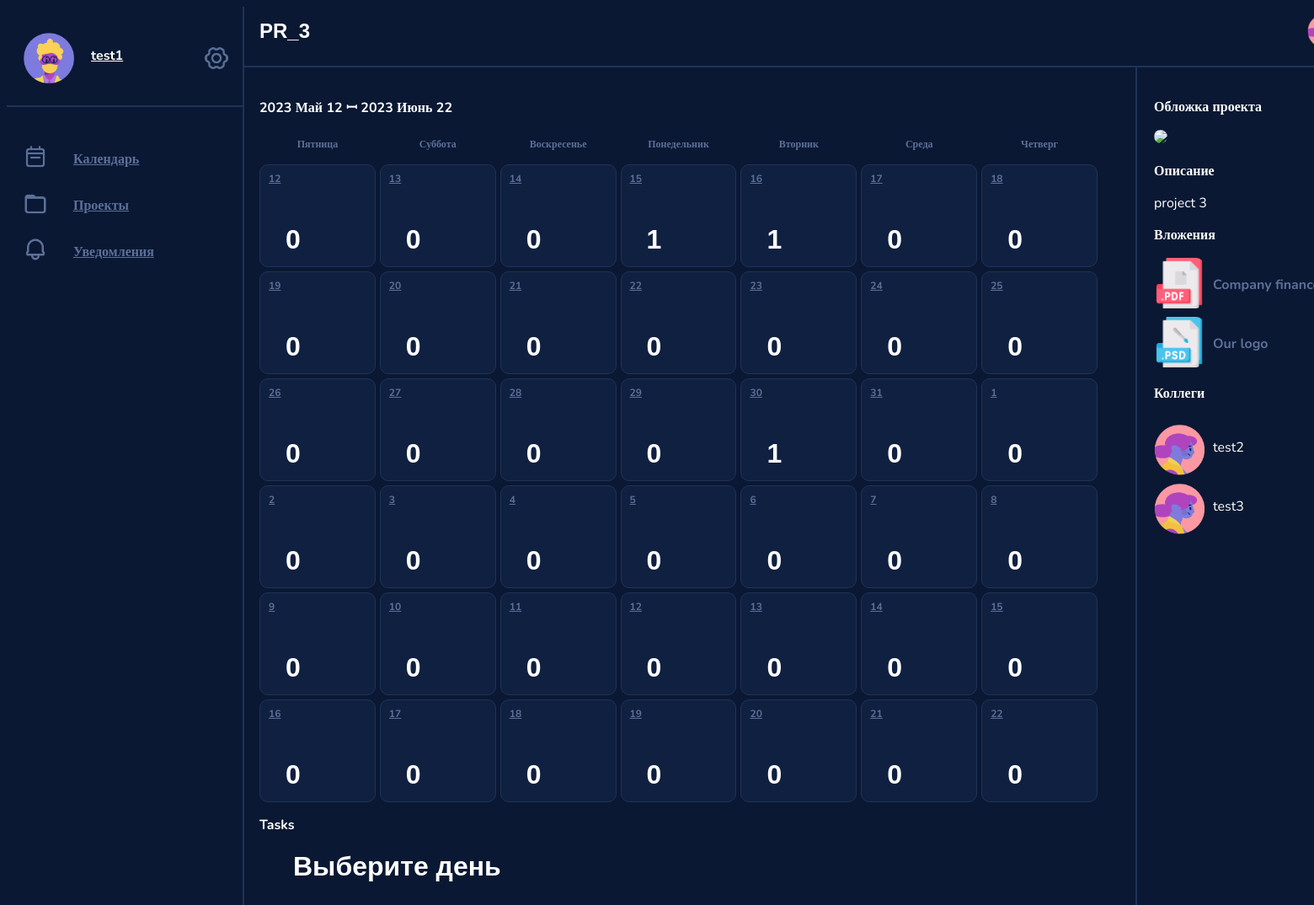
/project_view/3 (signed in), run on the app's committed database.
### data/users.py (models this page shows, shortened)
class User(SqlAlchemyBase, UserMixin, SerializerMixin):
    __tablename__ = 'users'
    id = sqlalchemy.Column(sqlalchemy.Integer, primary_key=True, autoincrement=True)
    login = sqlalchemy.Column(sqlalchemy.String, nullable=True)
    password = sqlalchemy.Column(sqlalchemy.String, nullable=True)
    email = sqlalchemy.Column(sqlalchemy.String, index=True, unique=True, nullable=True)
    phone = sqlalchemy.Column(sqlalchemy.String, index=True, unique=True, nullable=True)
    name = sqlalchemy.Column(sqlalchemy.String, nullable=True)
    birth_date = sqlalchemy.Column(sqlalchemy.DateTime, nullable=True)
    bio = sqlalchemy.Column(sqlalchemy.String, nullable=True)
    projects = sqlalchemy.Column(sqlalchemy.String, nullable=True, default=None)
    tasks = sqlalchemy.Column(sqlalchemy.String, nullable=True, default=None)
    picture = sqlalchemy.Column(sqlalchemy.Integer, nullable=True)

### data/projects.py (models this page shows)
class Project(SqlAlchemyBase, SerializerMixin):
    __tablename__ = 'Project'
    id = sqlalchemy.Column(sqlalchemy.Integer, primary_key=True, autoincrement=True)
    img = sqlalchemy.Column(sqlalchemy.Integer, default=1) #от 1 до 11
    title = sqlalchemy.Column(sqlalchemy.String, default='New Project')
    description = sqlalchemy.Column(sqlalchemy.String, default='')
    tasks = sqlalchemy.Column(sqlalchemy.String, default='') # ID через запятую ( 1, 4, 5 и тд)
    users = sqlalchemy.Column(sqlalchemy.String, nullable=True) # ID юзеров в проекте ( также через запятую )

### services/project_view.py (the view, shortened to what this page needs)
@blueprint.route('/project_view/<int:project_id>', methods=['GET', 'POST'])
def project_view(project_id):
    user_id = flask_login.current_user.id
    db_sess = session.create_session()
    project = db_sess.query(Project).get(project_id)
    user = db_sess.query(User).get(user_id)
    u = project.users.split(', ')
    if str(user_id) not in u:
        return redirect('/profile')
    task_list = {}
    collab_list = []
    tasks, dates = taking_tasks(user_id)
    today = datetime.datetime.now()
    weekday = today.weekday()
    delta_time1 = datetime.timedelta(days=42)
    days = {0: "Понедельник", 1: "Вторник", 2: "Среда", 3: "Четверг", 4: "Пятница", 5: "Суббота", 6: "Воскресенье"}
    months = ["Январь", "Февраль", "Март", "Апрель", "Май", "Июнь", "Июль", "Август", "Сентябрь", "Октябрь", "Ноябрь",
              "Декабрь"]
    print(project.tasks)
    if project.tasks:
        for i in project.tasks.split(', '):
            task = db_sess.query(Tasks).get(int(i))
            end = str(task.end_date).split()[0]
            end_date = datetime.date(int(end.split('-')[0]), int(end.split('-')[1]), int(end.split('-')[2]))
            for date_id in range(42):
                if today.date() <= end_date < today.date() + delta_time1 and date_id in task_list:
                    print(task.status)
                    task_list[(end_date - today.date()).days].append(
                        {'description': task.description, 'status': task.status, 'id': f"{task.id}"})
                elif today.date() <= end_date < today.date() + delta_time1:
                    task_list[(end_date - today.date()).days] = [
                        {'description': task.description, 'status': task.status, 'id': f"{task.id}"}]
    for i in project.users.split(', '):
        collaborator = db_sess.query(User).get(int(i))
        if int(i) != user_id:
            collab_list.append({'name': collaborator.name, 'img': list_of_avatars[collaborator.picture - 1]})
    print(task_list)
    return render_template('project_view.html', user_id=user_id, project_id=project_id, list_of_avatars=list_of_avatars,
                           avatar=user.picture, name=user.name, tasks=task_list, description=project.description,
                           title=project.title, img=list_of_img[project.img - 1], collaborators=collab_list, days=days,
                           dates=dates, months=months, len=len, curday=0, curmonth=0, weekday=weekday,
                           year_now=today.year, id=user.id)

### data/db_session.py (called while the page is built, shortened)
def global_init(db_file):
    global __factory
    if __factory:
        return

def create_session() -> Session:
    global __factory
    return __factory()

### funcs.py (called while the page is built)
@login_manager.user_loader
def load_user(user_id):
    return db_session.query(User).get(user_id)

### services/agenda.py (called while the page is built)
def taking_dates():
    today = datetime.date.today()
    spis1 = []
    spis2 = []
    spis1.append(today)
    spis2.append((today.month, today.day))
    for i in range(1, 42):
        date = datetime.date.today() + datetime.timedelta(days=i)
        spis1.append(date)
        spis2.append((date.month, date.day, date.year))
    return (spis1,
            spis2)  # spis1 - это даты для проверки задач ; spis2 возвращает список

def taking_tasks(user_id):
    session.global_init("db/blogs.db")
    db_sess = session.create_session()
    response = []
    for i in taking_dates()[0]:
        tasks = db_sess.query(Tasks).filter(Tasks.end_date == i, Tasks.users.like(f"%{str(user_id)},%")).all()
        response.append([i.description for i in tasks])
    return (response,
            taking_dates()[1])  # задачи и дни

### templates/project_view.html (shortened to what this page needs)
<!DOCTYPE html>
<html lang="en">
<head>
</head>
<body>
{% extends "base.html" %}
{% block content %}
<div class="viewport">
    <div class="project_view_header">
        <h2>{{title}}</h2>
        <div class="collaborators">
            {% for collaborator in collaborators %}
            <div class="collaborator">
                <img src={{collaborator['img']}}>
            </div>
            {% endfor %}
        </div>
    </div>
    <div class="columns">
        <div class="project_view_content">
            <h3>{{year_now}} {{months[dates[0][0] - 1]}} {{dates[0][1]}} ꟷ {{dates[-1][2]}} {{months[dates[-1][0] - 1]}}
                {{dates[-1][1]}}</h3>
            <div class="large_calendar">
                <div class="week_header">
                    {% for i in range(weekday, weekday + 7) %}
                    <div class="day">
                        <h4>{{days[i%7]}}</h4>
                    </div>
                    {% endfor %}
                </div>
                {% for i in range(6) %}
                <div class="week">
                    {% for j in range(7) %}
                    <div class="day">
                        <h4><a href="/project_view/{{project_id}}/{{7 * i + j}}">{{dates[7 * i + j][1]}}</a>
                        </h4>
                        <p>
                        <h1>{{len(tasks[i * 7 + j])}}</h1>
                    </div>
                    {% endfor %}
                </div>
                {% endfor %}
            </div>
            <h3>Tasks</h3>
            <div class="todo_list">
                {% if curday == 0 %}
                <h1>Выберите день</h1>
                {% endif %}
            </div>
        </div>
        <div class="project_info">
            <div class="project_description">
                <h3>Обложка проекта</h3>
                <img src={{img}}>
                <h3>Описание</h3>
                <p>{{description}}</p>
                <h3>Вложения</h3>
                <div class="project_attachments">
                    <div class="project_attachment">
                        <img src="/static/file_types/pdf.png">
                        <h4>Company finances</h4>
                    </div>
                    <div class="project_attachment">
                        <img src="/static/file_types/psd.png">
                        <h4>Our logo</h4>
                    </div>
                </div>
                <h3>Коллеги</h3>
                <div class="list_of_collaborators">
                    {% for collaborator in collaborators %}
                    <div class="linar_collaborator">
                        <img src={{collaborator['img']}}>
                        <p>{{collaborator['name']}}</p>
                    </div>
                    {% endfor %}
                </div>
            </div>
        </div>
    </div>
</div>
{% endblock %}

### templates/base.html (shortened to what this page needs)
<!DOCTYPE html>
<html>
<head>
    <link href="/static/style.css" rel="stylesheet" type="text/css" />
</head>
<body class="base_aside">
    <aside>
        <div class="account_menu">
            <div class="profile_pic">
                <img src="{{list_of_avatars[avatar]}}">
            </div>
            <div class="greeting">
                <h3><a href="/profile/{{id}}">{{name}}</a></h3>
            </div>
            <div class="icon">
                <img src="/static/icons/settings.png">
            </div>
        </div>
        <div class="page_menu">
            <div class="page_element">
                <div class="icon">
                    <img src="/static/icons/calendar.png">
                </div>
                <h4><a href="/agenda">Календарь</a></h4>
            </div>
            <div class="page_element">
                <div class="icon">
                    <img src="/static/icons/folder.png">
                </div>
                <h4><a href="/projects">Проекты</a></h4>
            </div>
            <div class="page_element">
                <div class="icon">
                    <img src="/static/icons/notifications.png">
                </div>
                <h4><a href="/notifications">Уведомления</a></h4>
            </div>
        </div>
    </aside>
{% block content %}{% endblock %}
</body>
</html>

### static/style.css (style rules this page uses)
html, body { height: 100%; width: 100%; background-color: #0A1833; font-family: Nunito, Arial; display: flex; }
h1 { font-family: Arial; color: #FFF; }
h2 { font-family: Arial; color: #FFF; font-size: 24px; }
h4 { font-family: Nunito; font-size: 16px; color: #5C7099; }
h4 a { color: #5C7099; }
h3 { font-family: Nunito; font-size: 16px; color: #FFF; }
p { font-family: Nunito; font-size: 16px; color: #FFF; }
aside { padding-top: 1%; padding: 0%; max-width: 280px; border-width: 0px; border-right-width: 2px; border-style: solid; border-color: #1F3359; position: fixed; background-color: #0A1833; height: 100%; }
.account_menu { display: flex; margin-top: 4%; padding: 20px; margin-bottom: 40px; border-style: solid; border-color: #1F3359; border-width: 0px; border-bottom-width: 2px; }
.greeting { display: grid; margin-left: 20px; min-width: 130px; }
.profile_pic img { width: 60px; }
.page_menu { padding-left: 20px; margin-left: 5px; padding-bottom: 30px; border-style: solid; border-color: #1F3359; border-bottom: None; border-width: 0px; border-bottom-width: 2px; }
.page_element { display: flex; margin: -10px; }
.icon img { max-width: 60px; width: 40%; min-width: 30px; margin-left: 4px; margin-top: 15px; }
aside .icon img { margin-right: 120%; }
.viewport { display: grid; margin-left: 280px; width: 100%; }
.viewport h1 { margin-top: 20px; margin-left: 20px; margin-bottom: 40px; margin-right: 20px; }
.viewport h2 { margin-top: 15px; margin-left: 20px; margin-bottom: 20px; margin-right: 20px; }
h3 a { font-family: Nunito; font-size: 16px; color: #FFF; }
.project_view_header { display: flex; border-width: 2px; border-color: #1F3359; border-bottom-style: solid; height: 70px; }
.todo_list { margin-left: 20px; }
.project_info { display: grid; border-width: 2px; border-color: #1F3359; border-left-style: solid; width: 460px; height: 100%; padding: 20px; margin-left: 20px; }
.project_view_content { width: 1000px; padding: 20px; }
.columns { display: flex; }
.project_description img { width: 100%; border-radius: 10px; }
.project_attachment { display: flex; margin-top: 5px; margin-bottom: 5px; }
.project_attachment img { width: 60px; height: 60px; margin-right: 10px; }
.collaborators { display: flex; margin-top: 5px; width: 150px; padding-left: 30px; }
.collaborators img { width: 40px; border-style: solid; border-width: 4px; border-radius: 30px; margin-left: -10px; border-color: #0A1833; }
.project_view_header h2 { width: 1200px; }
.list_of_collaborators { display: grid; }
.linar_collaborator { display: flex; width: 420px; margin-top: 10px; }
.linar_collaborator img { width: 60px; }
.linar_collaborator p { margin-left: 10px; }
.large_calendar .week { display: flex; margin-bottom: 5px; }
.large_calendar .week .day { display: grid; background-color: #102040; border-style: solid; border-width: 1px; border-radius: 10px; width: 140px; border-color: #1F3359; height: 100px; margin-right: 5px; padding: 10px; }
.large_calendar .week .day h4 { margin-top: -2px; font-size: 12px; }
.large_calendar .week .day p { font-size: 12px; margin-top: -2px; margin-left: 5px; text-align: center; }
.large_calendar .week_header { display: flex; margin-bottom: 5px; }
.large_calendar .week_header .day h4 { text-align: center; font-size: 12px; margin-top: -2px; color: #5C7099; }
.large_calendar .week_header .day { display: grid; width: 140px; height: 15px; margin-right: 5px; padding: 10px; }
a { color: #FFF; }

### data on the page
User: name "test1"
Project: title "PR_3", description "project 3"
User: name "test2"
User: name "test3"

### other printed values
{{ months[dates[0][0] - 1] }} "Май"
{{ dates[0][1] }} "12"
{{ dates[-1][2] }} "2023"
{{ months[dates[-1][0] - 1] }} "Июнь"
{{ dates[-1][1] }} "22"
{{ days[i%7] }} "Пятница" "Суббота" "Воскресенье" "Понедельник" "Вторник" "Среда" "Четверг"
{{ dates[7 * i + j][1] }} "12" "13" "14" "15" "16" "17" "18" "19" "20" "21" "22" "23" "24" "25" "26" "27" "28" "29" "30" "31" "1" "2" "3" "4" "5" "6" "7" "8" "9" "10" "11" "12" "13" "14" "15" "16" "17" "18" "19" "20" "21" "22"
{{ len(tasks[i * 7 + j]) }} "0" "0" "0" "1" "1" "0" "0" "0" "0" "0" "0" "0" "0" "0" "0" "0" "0" "0" "1" "0" "0" "0" "0" "0" "0" "0" "0" "0" "0" "0" "0" "0" "0" "0" "0" "0" "0" "0" "0" "0" "0" "0"
